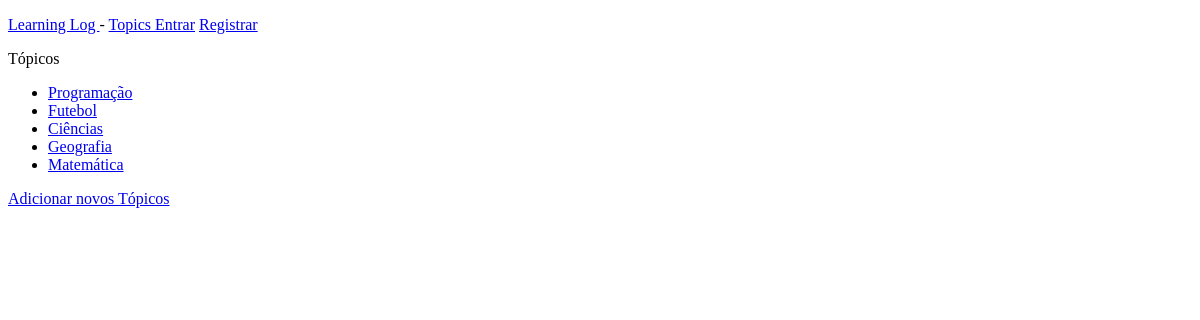
Before: /topics with the older database file.
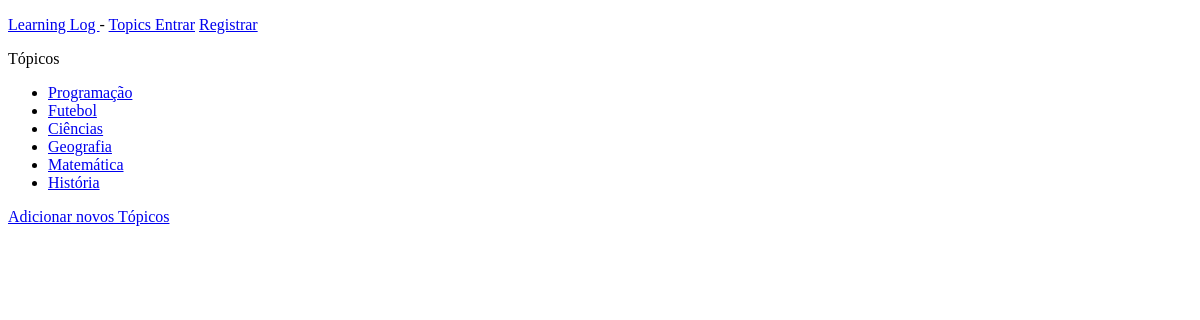
After: the same page with the newer database file.
### learning_logs/models.py (models this page shows)
class Topic(models.Model):
    text = models.CharField(max_length = 200)
    data_added = models.DateTimeField(auto_now_add=True)
    def __str__(self):
        return self.text

### learning_logs/views.py (the view)
# urls.py: path('topics', views.topics, name='topics'),
def topics(request):
    topics = Topic.objects.order_by('data_added')
    context = {'topics': topics}
    return render(request, 'learning_logs/topics.html', context)

### learning_logs/templates/learning_logs/topics.html (shortened to what this page needs)
<!DOCTYPE html>
<html lang="pt-br">
<head>
</head>
<body>
    {% extends "learning_logs/base.html" %}
    {% block content %}
        Tópicos
        <ul>
            {% for topic in topics %}
                <li>
                    <a href="{% url 'topic' topic.id %}">{{topic}}</a>
                </li>
            {% empty %}
                <li>Não há tópicos adicionados</li>
            {% endfor %}
        </ul>
        <a href="{% url 'new_topic' %}">Adicionar novos Tópicos</a>
    {% endblock content %}

Changed rows visible on the page:
added Topic: text "História"
